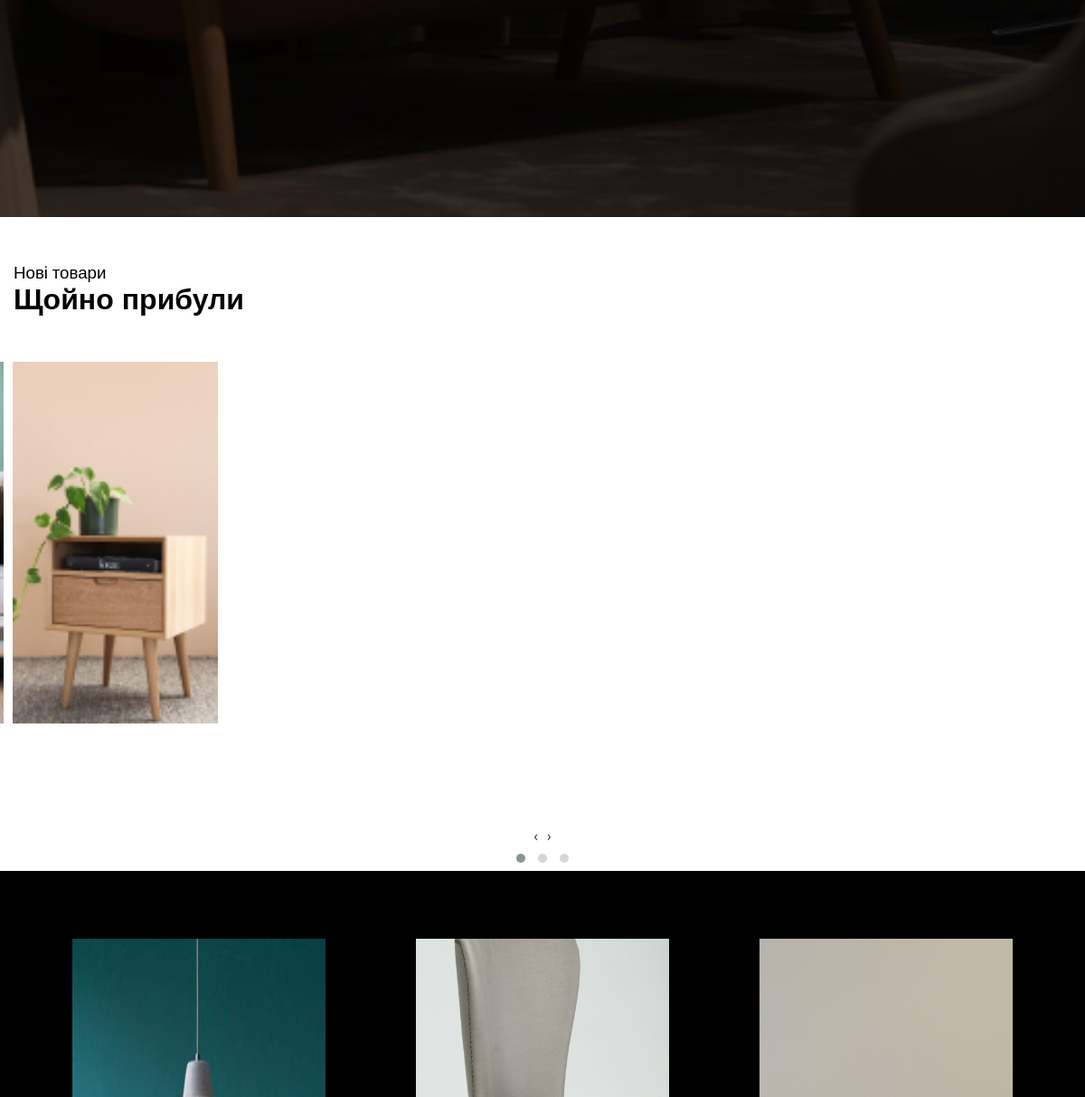
Before: / (middle part) with the older database file.
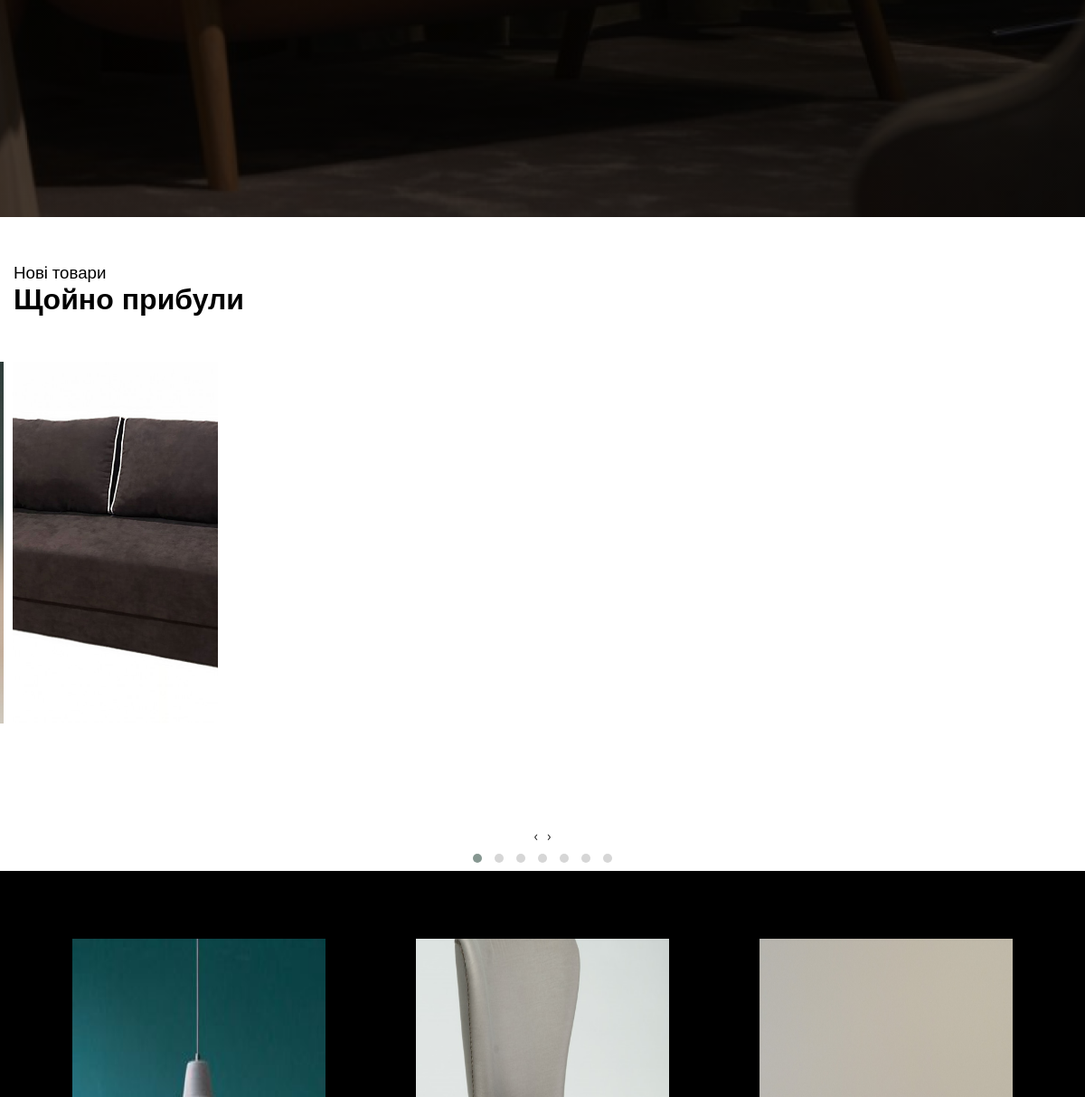
After: the same page with the newer database file.
### main/models.py (models this page shows, shortened)
class Product(models.Model):
    id = models.IntegerField(primary_key=True)
    name = models.CharField(max_length=255)
    description = models.TextField(blank=True)
    fabrics = models.ForeignKey(Fabric, on_delete=models.DO_NOTHING, null=True)
    photo = models.ImageField(upload_to='main/static/main/img')
    price = models.DecimalField(default=0, max_digits=10, decimal_places=0)
    is_available = models.BooleanField(default=True)
    category = models.ForeignKey(Categories, on_delete=models.CASCADE, null=True)
    subcategory = models.ForeignKey(Subcategories, on_delete=models.CASCADE, null=True)

class ProductForMainPage(models.Model):
    name = models.CharField(max_length=50)
    pic = models.FileField("img", upload_to='main/static/main/img')

### main/views.py (the view)
# urls.py: path('', views.index, name='home'),
def index(request):
    categories = Categories.objects.all()
    products = Product.objects.all()
    products_six = ProductForMainPage.objects.all()
    return render(request, 'main/index.html',
                  {'products': products, 'products_six': products_six, 'categories': categories})

### main/templates/main/index.html (shortened to what this page needs)
{% extends 'main/layout.html' %}
{% block content %}
    {% include "main/includes/header.html" %}
    <div class="main-banner">
    </div>
    {% include "main/includes/carousel.html" %}
    <div class="six-categories">
        {% for product in products_six %}
            <div class="category">
                <img class="product-pic" src="{{ product.pic }}">
            </div>
        {% endfor %}
    </div>
    {% include "main/includes/footer.html" %}
{% endblock %}

### main/templates/main/includes/carousel.html (shortened to what this page needs)
<div class="home-demo">
    <h3>Нові товари</h3>
    <h1>Щойно прибули</h1>
    <div class="owl-carousel owl-theme">
        {% for product in products %}
            <div class="wrapper">
                <div class="item">
                    <img src="{{ product.photo.url }}">
                </div>
            </div>
        {% endfor %}
    </div>
</div>

Changed rows visible on the page:
no longer on this page (row unchanged): Product: photo (picture)
no longer on this page (row unchanged): Product: photo (picture)
changed Product (number 2 of 7 on the later page): photo: a different picture
added Product: photo (picture)
added Product: photo (picture)
